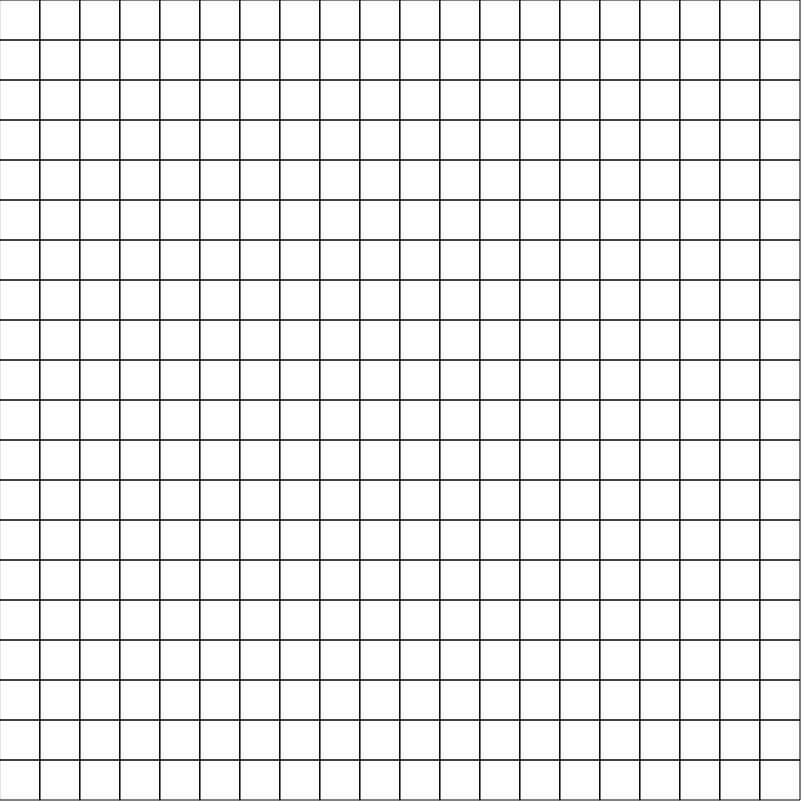
Frame 1 (no input)
Frame 60 (no input): identical to frame 1, image omitted
Frame 120 (the mouse pressed at the canvas centre since frame 60): identical to frame 1, image omitted

The p5.js sketch that drew this single still picture (run headless with seeded random() and noise() and a simulated clock; from frame 60 on, the mouse is pressed at the canvas centre):

// p5.js sketch
// ── sketch.js
const s = 40;
const cr = 20;
const width = s * cr + 1;
const height = s * cr + 1;
const totalMines = 100;
let cols, rows, grid;

gameOver = () => {
  for(let i = 0; i < cols; i++) {
    for(let j = 0; j < rows; j++) {
      grid[i][j].revealed = true;
    }
  }
}

mousePressed = () => {
  for(let i = 0; i < cols; i++) {
    for(let j = 0; j < rows; j++) {
      if(grid[i][j].contains(mouseX, mouseY)) {
        grid[i][j].reveal();

        if(grid[i][j].mine) {
          gameOver();
        }
      }
    }
  }
}

make2DArr = (cols, rows) => {
  const arr = new Array(cols);
  
  for(let i = 0; i < arr.length; i++) {
    arr[i] = new Array(rows);
  }
  
  return arr;
}


// ====================
// P5 Stuff
// ====================

setup = () => {
  let options = [];

  createCanvas(width, height);
  
  cols = floor(width / s);
  rows = floor(height / s);
  grid = make2DArr(cols, rows);
  
  for(let i = 0; i < cols; i++) {
    for(let j = 0; j < rows; j++) {
      grid[i][j] = new Cell(i, j, s);
    }
  }
  
  for(let i = 0; i < cols; i++) {
    for(let j = 0; j < rows; j++) {
      options.push([i, j]);
    }
  }

  for(let n = 0; n < totalMines; n++) {
    let index = floor(random(options.length));
    let choice = options[index];
    let i = choice[0];
    let j = choice[1];

    options.splice(index, 1);
    grid[i][j].mine = true;
  }
  
  for(let i = 0; i < cols; i++) {
    for(let j = 0; j < rows; j++) {
      grid[i][j].countMines();
    }
  }
}

draw = () => {
  background(255);
  for(let i = 0; i < cols; i++) {
    for(let j = 0; j < rows; j++) {
      grid[i][j].show();
    }
  }
}
// ── cell.js
function Cell(i, j, s) {
  this.i = i;
  this.j = j;
  this.x = i * s;
  this.y = j * s;
  this.s = s;

  this.mine = false;
  this.minesCount = 0;
  this.revealed = false;
}

Cell.prototype.show = function() {
  stroke(0);
  noFill();
  rect( this.x, this.y, this.s, this.s );

  if(this.revealed) {
    if(this.mine) {
      fill(200);
      ellipse(
        this.x + this.s * 0.5,
        this.y + this.s * 0.5,
        this.s * 0.5,
        this.s * 0.5
      );
    }
    else {
      fill(200);
      rect( this.x, this.y, this.s, this.s );
      fill(0);

      if(this.minesCount > 0) {
        text(this.minesCount, this.x + this.s * 0.5, this.y + this.s - this.s / 3);
        textSize(18);
        textAlign(CENTER);
      }
    }
  }
}

Cell.prototype.countMines = function() {
  let total = 0;
  
  if(this.mine) {
    this.minesCount = -1;
    return;
  }

  for(let xOff = -1; xOff <= 1; xOff++) {
    for(let yOff = -1; yOff <= 1; yOff++) {
      let i = this.i + xOff;
      let j = this.j + yOff;

      if(i > -1 && i < cols && j > -1 && j < rows) {
        let neighbour = grid[i][j];

        if(neighbour.mine) {
          total++;
        }
      }
    }
  }

  this.minesCount = total;
}

Cell.prototype.contains = function(x, y) {
  return (
    x > this.x &&
    x < this.x + this.s &&
    y > this.y &&
    y < this.y + this.s
  );
}

Cell.prototype.reveal = function() {
  this.revealed = true;

  if(this.minesCount === 0) {
    this.floodFill();
  }
}

Cell.prototype.floodFill = function() {
  for(let xOff = -1; xOff <= 1; xOff++) {
    for(let yOff = -1; yOff <= 1; yOff++) {
      let i = this.i + xOff;
      let j = this.j + yOff;

      if(i > -1 && i < cols && j > -1 && j < rows) {
        let neighbour = grid[i][j];

        if(!neighbour.mine && !neighbour.revealed) {
          neighbour.reveal();
        }
      }
    }
  }
}
// ── minesweeper.css
html,
body {
  height: 100vh;
}

body {
  display: flex;
  flex-direction: column;
  margin: 0;
  font-family: Arial, Helvetica, sans-serif;
  letter-spacing: 1px;
  color: white;
  text-shadow: 2px 2px black;
  background-color: teal;
}

.navbar {
  display: flex;
  justify-content: space-between;
  align-items: center;
  padding: 0 20px;
  height: 80px;
}

.container {
  display: flex;
  flex-direction: column;
  align-items: center;
  height: calc(100vh - 80px);
}

.resetBtn {
  padding: 10px 15px !important;
}

h1 {
  margin-bottom: 45px;
  font-size: 30px;
}
